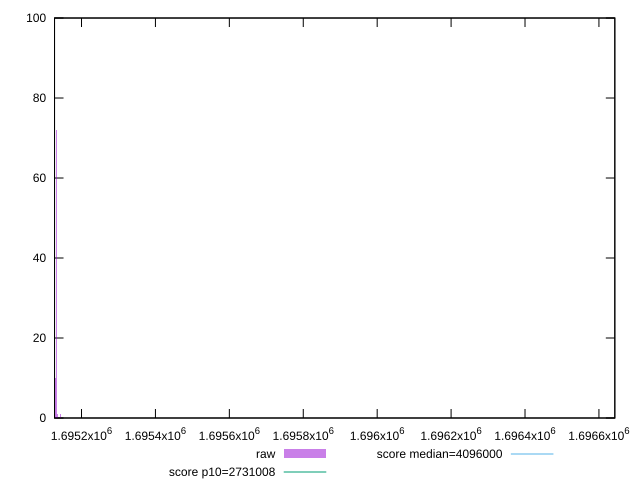

Generate this figure with gnuplot:
reset

$raw <<EOF
1696643.5019128118 1
1695131.4571613593 72
1695129.2657921542 10
1695133.648530564 12
1695127.0744229492 3
1695142.414007384 1
1695135.839899769 1
EOF

set key outside below
set boxwidth 2.191369205003638
set xrange [1695127:1696643]
set yrange [0:100]
set trange [0:100]
set style fill transparent solid 0.5 noborder

set parametric
set terminal svg size 640, 490 enhanced background rgb 'white'
set output "reports/report_00033_2021-03-01T14-23-16.841Z/total-byte-weight/samples/astro-cached/raw/histogram.svg"

plot $raw title "raw" with boxes, \
     2731008,t title "score p10=2731008", \
     4096000,t title "score median=4096000"

reset
